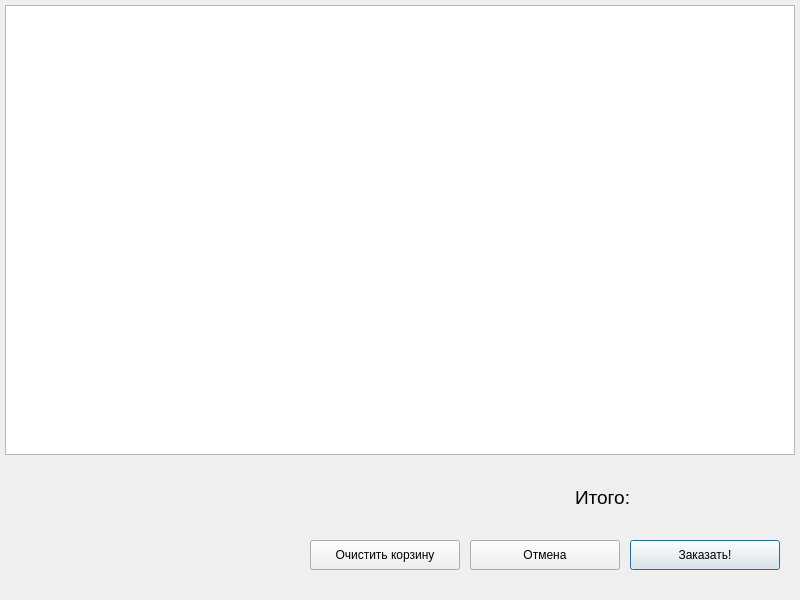
<?xml version="1.0" encoding="UTF-8"?>
<ui version="4.0">
 <class>Dialog</class>
 <widget class="QDialog" name="Dialog">
  <property name="geometry">
   <rect>
    <x>0</x>
    <y>0</y>
    <width>800</width>
    <height>600</height>
   </rect>
  </property>
  <property name="minimumSize">
   <size>
    <width>800</width>
    <height>600</height>
   </size>
  </property>
  <property name="maximumSize">
   <size>
    <width>800</width>
    <height>600</height>
   </size>
  </property>
  <property name="windowTitle">
   <string>Корзина</string>
  </property>
  <widget class="QPushButton" name="orderButton">
   <property name="geometry">
    <rect>
     <x>630</x>
     <y>540</y>
     <width>150</width>
     <height>30</height>
    </rect>
   </property>
   <property name="text">
    <string>Заказать!</string>
   </property>
  </widget>
  <widget class="QPushButton" name="cancelButton">
   <property name="geometry">
    <rect>
     <x>470</x>
     <y>540</y>
     <width>150</width>
     <height>30</height>
    </rect>
   </property>
   <property name="text">
    <string>Отмена</string>
   </property>
  </widget>
  <widget class="QPushButton" name="clearCartButton">
   <property name="geometry">
    <rect>
     <x>310</x>
     <y>540</y>
     <width>150</width>
     <height>30</height>
    </rect>
   </property>
   <property name="text">
    <string>Очистить корзину</string>
   </property>
  </widget>
  <widget class="QLabel" name="totalPrice">
   <property name="geometry">
    <rect>
     <x>575</x>
     <y>482</y>
     <width>200</width>
     <height>30</height>
    </rect>
   </property>
   <property name="font">
    <font>
     <pointsize>14</pointsize>
    </font>
   </property>
   <property name="text">
    <string>Итого:</string>
   </property>
  </widget>
  <widget class="QListWidget" name="listWidget">
   <property name="geometry">
    <rect>
     <x>5</x>
     <y>5</y>
     <width>790</width>
     <height>450</height>
    </rect>
   </property>
  </widget>
 </widget>
 <resources/>
 <connections/>
</ui>
